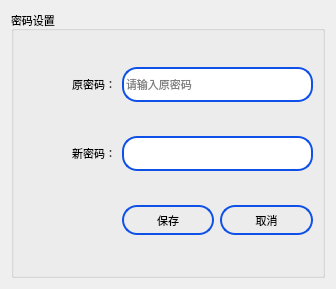
<?xml version="1.0" encoding="UTF-8"?>
<ui version="4.0">
 <class>PassordSettingDlg</class>
 <widget class="QDialog" name="PassordSettingDlg">
  <property name="geometry">
   <rect>
    <x>0</x>
    <y>0</y>
    <width>336</width>
    <height>289</height>
   </rect>
  </property>
  <property name="font">
   <font>
    <family>Ubuntu</family>
    <pointsize>8</pointsize>
    <italic>false</italic>
    <bold>false</bold>
   </font>
  </property>
  <property name="windowTitle">
   <string>Dialog</string>
  </property>
  <property name="styleSheet">
   <string notr="true">font: 8pt &quot;Ubuntu&quot;;</string>
  </property>
  <layout class="QGridLayout" name="gridLayout_2">
   <item row="0" column="0">
    <widget class="QGroupBox" name="groupBox">
     <property name="font">
      <font>
       <family>Ubuntu</family>
       <pointsize>8</pointsize>
       <italic>false</italic>
       <bold>false</bold>
      </font>
     </property>
     <property name="styleSheet">
      <string notr="true"/>
     </property>
     <property name="title">
      <string>密码设置</string>
     </property>
     <layout class="QGridLayout" name="gridLayout">
      <item row="0" column="0">
       <widget class="QLabel" name="label">
        <property name="minimumSize">
         <size>
          <width>0</width>
          <height>35</height>
         </size>
        </property>
        <property name="text">
         <string>原密码：</string>
        </property>
        <property name="alignment">
         <set>Qt::AlignRight|Qt::AlignTrailing|Qt::AlignVCenter</set>
        </property>
       </widget>
      </item>
      <item row="0" column="1" colspan="2">
       <widget class="QLineEdit" name="lineEdit">
        <property name="minimumSize">
         <size>
          <width>0</width>
          <height>35</height>
         </size>
        </property>
        <property name="styleSheet">
         <string notr="true">QLineEdit{
border:2px solid rgb(15,80,232);
border-radius:15px
}</string>
        </property>
        <property name="placeholderText">
         <string>请输入原密码</string>
        </property>
       </widget>
      </item>
      <item row="1" column="0">
       <widget class="QLabel" name="label_2">
        <property name="minimumSize">
         <size>
          <width>0</width>
          <height>35</height>
         </size>
        </property>
        <property name="text">
         <string>新密码：</string>
        </property>
        <property name="alignment">
         <set>Qt::AlignRight|Qt::AlignTrailing|Qt::AlignVCenter</set>
        </property>
       </widget>
      </item>
      <item row="1" column="1" colspan="2">
       <widget class="QLineEdit" name="lineEdit_2">
        <property name="minimumSize">
         <size>
          <width>0</width>
          <height>35</height>
         </size>
        </property>
        <property name="styleSheet">
         <string notr="true">QLineEdit{
border:2px solid rgb(15,80,232);
border-radius:15px
}</string>
        </property>
       </widget>
      </item>
      <item row="2" column="1">
       <widget class="QPushButton" name="pushButton_2">
        <property name="maximumSize">
         <size>
          <width>120</width>
          <height>30</height>
         </size>
        </property>
        <property name="styleSheet">
         <string notr="true">QPushButton{
border:2px solid rgb(15,80,232);
border-radius:15px
}</string>
        </property>
        <property name="text">
         <string>保存</string>
        </property>
       </widget>
      </item>
      <item row="2" column="2">
       <widget class="QPushButton" name="pushButton_3">
        <property name="maximumSize">
         <size>
          <width>120</width>
          <height>30</height>
         </size>
        </property>
        <property name="styleSheet">
         <string notr="true">QPushButton{
border:2px solid rgb(15,80,232);
border-radius:15px
}</string>
        </property>
        <property name="text">
         <string>取消</string>
        </property>
       </widget>
      </item>
     </layout>
    </widget>
   </item>
  </layout>
 </widget>
 <resources/>
 <connections/>
</ui>
